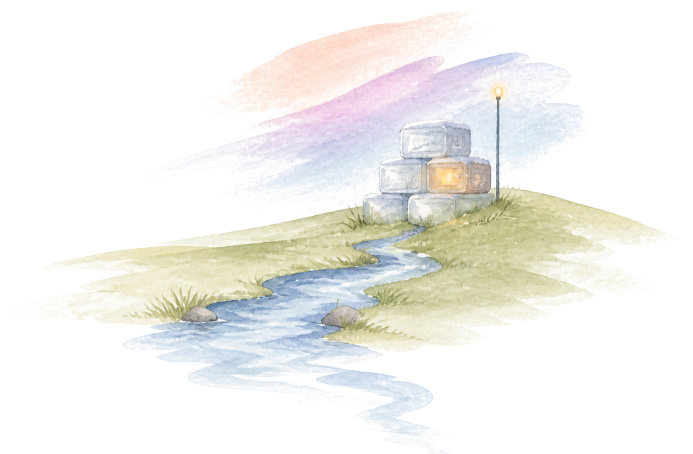
#> input picture site/art-src/wash-field.png, 1385 x 908 px, found by its file name (shown at 1/2 size)
$ python make-field.py
#> lines starting #> are read from the running program, lines starting #| are printed output that depends on the picture
"""Bake the hero field art, split at the fold.

Same painting as art-src/wash-field.png, but the loose pink/violet streaks that
used to stand in for a sky are dropped -- the hero has a real sky band above it
now, and two skies in one frame read as a mistake.

The result is cut into two pieces at SPLIT: `field-scene` ends flush with the
bottom of the hero and `field-tail` opens the section below it. Both are placed
with the same width and right offset, so the river carries across the fold as
one continuous stroke instead of two that nearly line up.

Output is straight RGBA so the art floats on the page instead of sitting in a
white box.
"""

import numpy as np
from PIL import Image

SRC = "/Users/jimmyverburgt/Developer/personal/puck/site/art-src/wash-field.png"
OUT_DIR = "/Users/jimmyverburgt/Developer/personal/puck/site/public/art/"

CROP = (0, 150, 1385, 908)
HAZE_TOP, HAZE_END = 0.04, 0.56   # fraction of the cropped height
SPLIT = 620                        # row where the hero ends; river is mid-stroke here

src = Image.open(SRC).convert("RGB").crop(CROP)
W, H = src.size
#> W = 1385; H = 758
rgb = np.asarray(src, dtype=np.float32) / 255.0

paper = rgb.min(axis=2)
ink = 1.0 - paper
pig = np.zeros_like(rgb)
for c in range(3):
    pig[..., c] = np.where(ink > 1e-4, (rgb[..., c] - paper) / np.maximum(ink, 1e-4), 0.0)
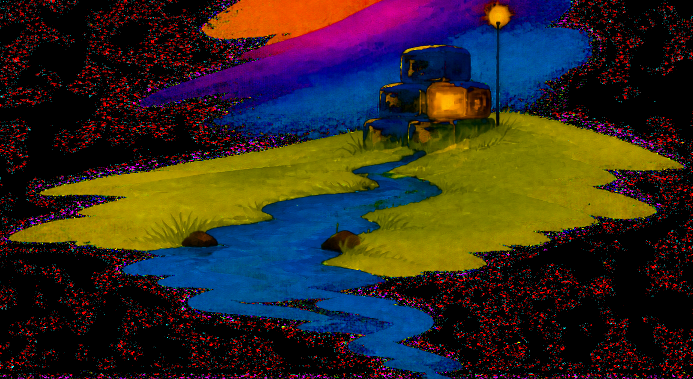
#> pig: shape (758, 1385, 3) float32 (shown at 1/2 size); mean R, G, B 0.193, 0.163, 0.132

xs = np.linspace(0.0, 1.0, W, dtype=np.float32)[None, :]
ys = np.linspace(0.0, 1.0, H, dtype=np.float32)[:, None]
#> ys = 758 values from 0 to 1


def smoothstep(a, b, t):
#> called with a = 0.26, b = 0.48
    t = np.clip((t - a) / (b - a), 0.0, 1.0)
    return t * t * (3.0 - 2.0 * t)


alpha = ink.copy()

# Knock the backdrop streaks back to nothing. Drawn objects up there -- the lamp
# post and its bulb -- carry far more pigment than a wash does, so density
# protects them without cutting a rectangle out of the fade.
drawn = smoothstep(0.26, 0.48, ink)
# The lamp's halo is warm but thin, so density alone would erase it. It is the
# only warm thing on the right of the sheet, which is enough to single it out.
glow = np.clip((rgb[..., 0] - rgb[..., 2]) * 5.0, 0.0, 1.0) * smoothstep(0.60, 0.66, np.repeat(xs, H, axis=0))
drawn = np.maximum(drawn, glow)
haze = smoothstep(HAZE_TOP, HAZE_END, np.repeat(ys, W, axis=1))
alpha = alpha * np.maximum(haze, drawn)
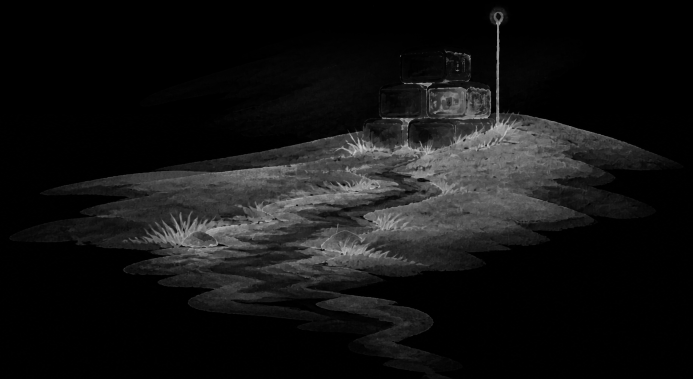
#> alpha: shape (758, 1385) float32 (shown at 1/2 size); min 0, max 0.82, mean 0.0784
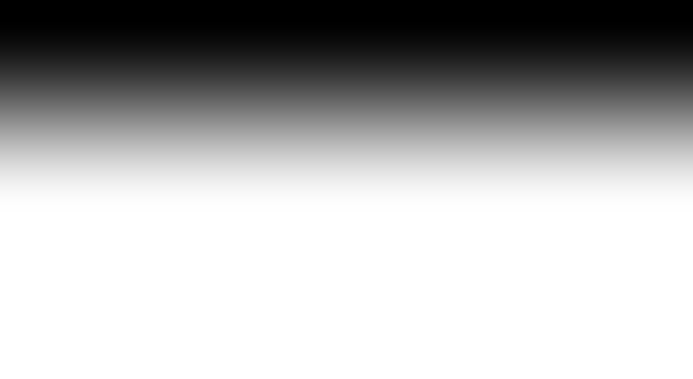
#> haze: shape (758, 1385) float32 (shown at 1/2 size); min 0, max 1, mean 0.7

# What haze survives should read as cool distance, not leftover sunset.
warm = smoothstep(0.30, 0.02, np.repeat(ys, W, axis=1))[..., None] * (1.0 - drawn[..., None])
cool = np.array([0.42, 0.56, 0.72], dtype=np.float32)
pig = pig * (1 - warm * 0.75) + cool * (warm * 0.75)

# Let the river dissolve off the very bottom instead of stopping at the edge.
# Only the tail gets this -- the scene has to butt up against the fold cleanly.
alpha = alpha * smoothstep(1.0, 0.86, np.repeat(ys, W, axis=1))
#> in smoothstep (call 5), `return t * t * (3.0 - 2.0 * t)`:
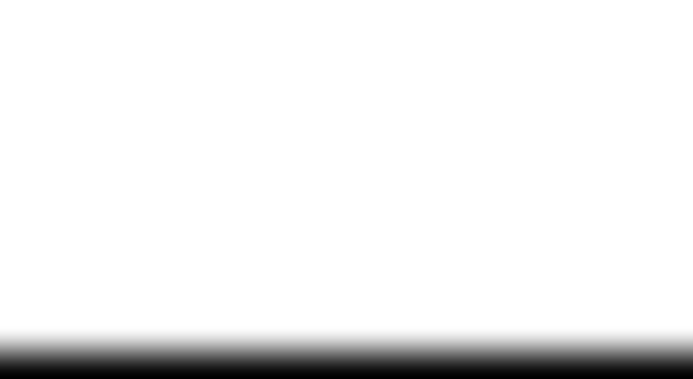
#> returned value: shape (758, 1385) float32 (shown at 1/2 size); min 0, max 1, mean 0.929

# Snap near-zero pigment to fully clear paper: invisible on a white page, and it
# lets the large empty regions compress instead of carrying alpha noise.
alpha = np.where(alpha < 0.035, 0.0, alpha)

out = np.zeros((H, W, 4), dtype=np.uint8)
out[..., :3] = np.clip(pig * 255.0 + 0.5, 0, 255).astype(np.uint8)
out[..., 3] = np.clip(alpha * 255.0 + 0.5, 0, 255).astype(np.uint8)
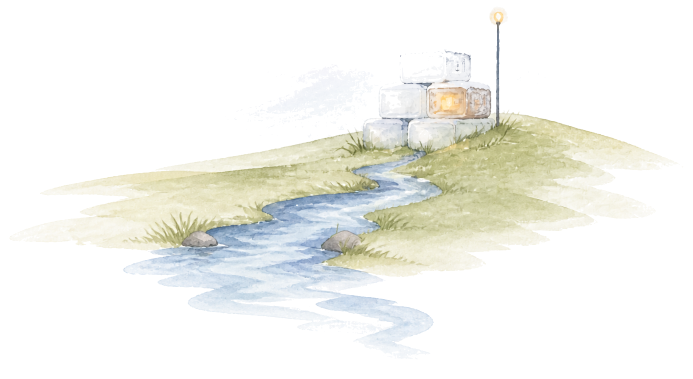
#> out: shape (758, 1385, 4) (shown at 1/2 size); mean R, G, B, A 55, 56.1, 49.5, 19.1; transparent parts drawn white
img = Image.fromarray(out, "RGBA")

for name, box in (("field-scene", (0, 0, W, SPLIT)), ("field-tail", (0, SPLIT, W, H))):
    piece = img.crop(box)
    piece.save(OUT_DIR + name + ".webp", quality=82, method=6)
    print("wrote", name, piece.size)
#> this loop made 2 passes
#> pass 1, `piece = img.crop(box)`:
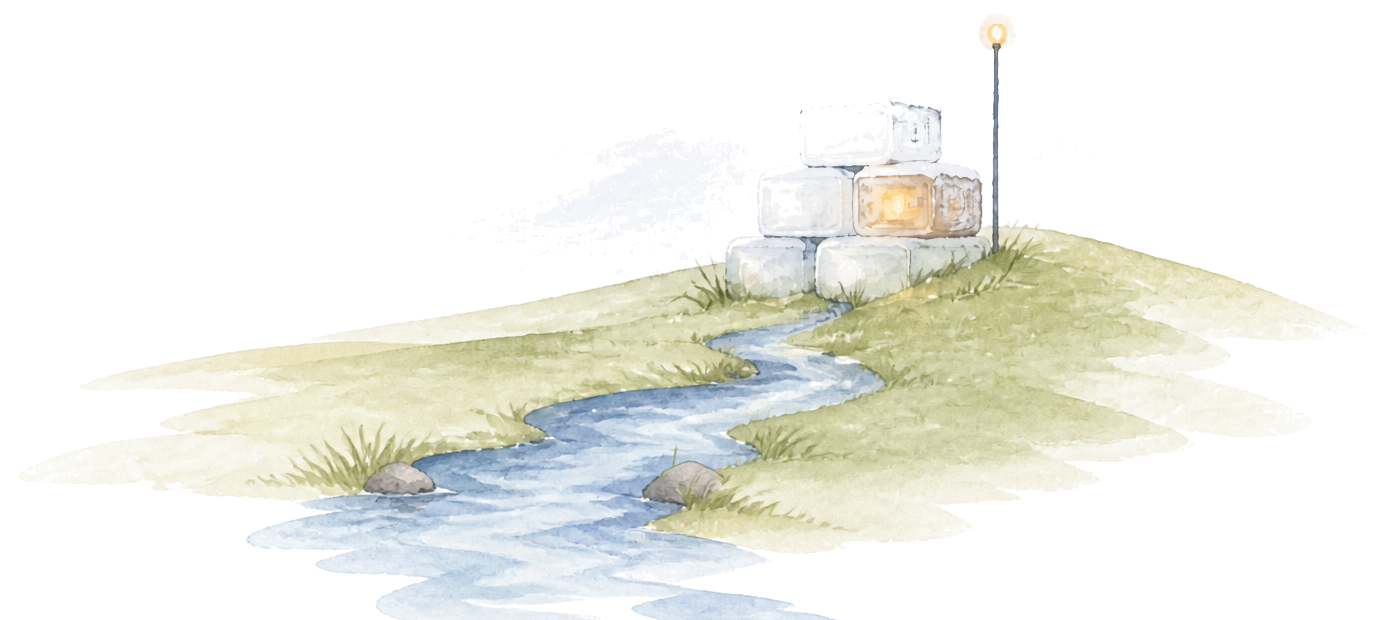
#> piece: PIL image 1385x620 RGBA; mean R, G, B, A 63.2, 65.8, 55.4, 23; transparent parts drawn white
#> pass 2, `piece = img.crop(box)`:
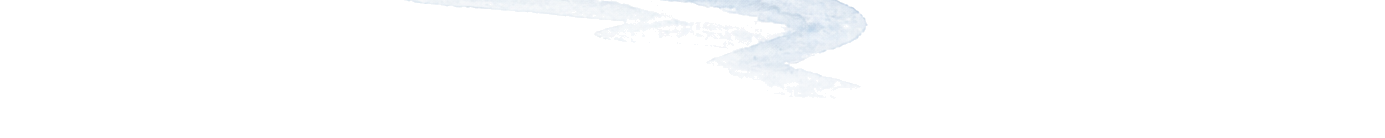
#> piece: PIL image 1385x138 RGBA; mean R, G, B, A 18.3, 12.7, 23.2, 1.5; transparent parts drawn white

$ run again, with site/art-src/hero-watercolor-sky.png copied over site/art-src/wash-field.png
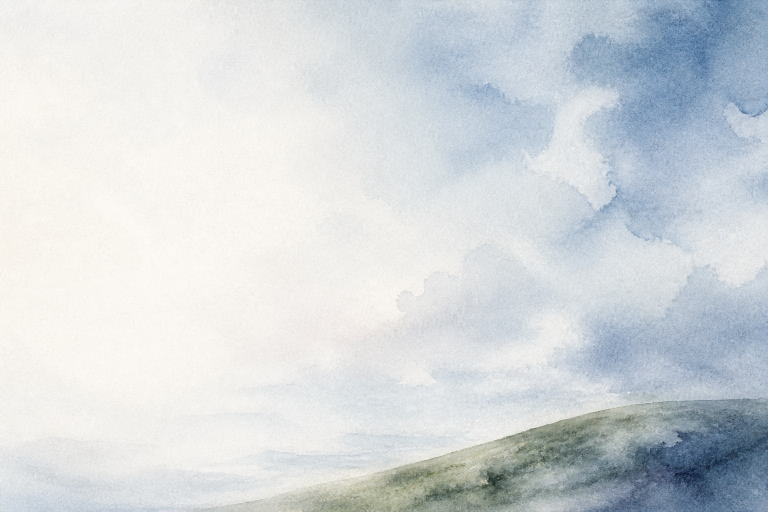
#> input picture site/art-src/hero-watercolor-sky.png, 1536 x 1024 px, found by its file name (shown at 1/2 size)
#> after the loop `for c in range(3):`:
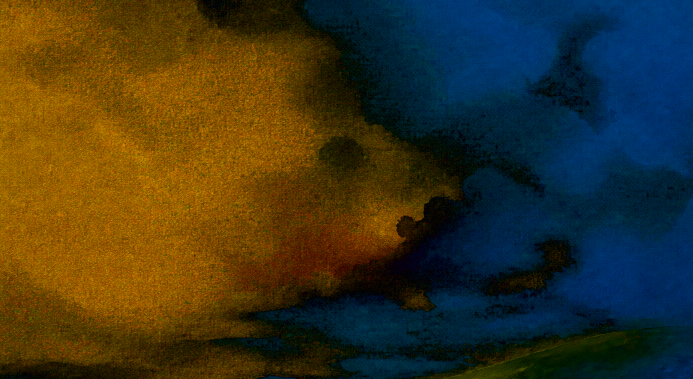
#> pig: shape (758, 1385, 3) float32 (shown at 1/2 size); mean R, G, B 0.225, 0.206, 0.115
#> the loop `for name, box in (("field-scene", (0, 0, W, SPLIT)), ("field-tail", (0..` made 2 passes
#> pass 2, `piece = img.crop(box)`:
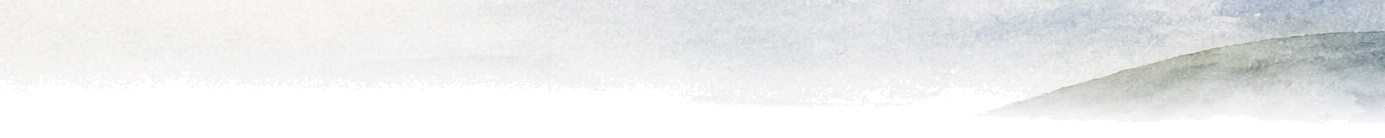
#> piece: PIL image 1385x138 RGBA; mean R, G, B, A 30.8, 36.6, 20.1, 20.8; transparent parts drawn white

$ run again, with site/art-src/hero-watercolor-spot-tight.png copied over site/art-src/wash-field.png
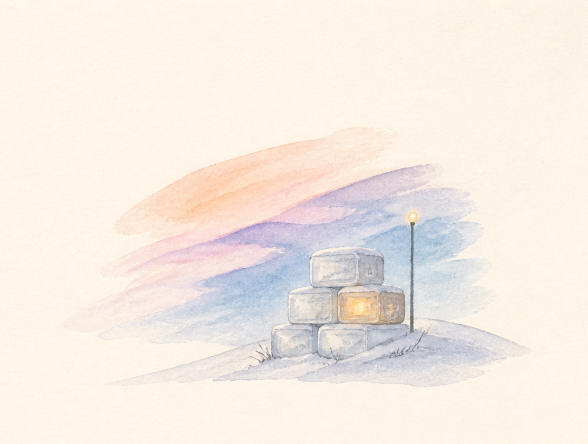
#> input picture site/art-src/hero-watercolor-spot-tight.png, 1175 x 887 px, found by its file name (shown at 1/2 size)
#> after the loop `for c in range(3):`:
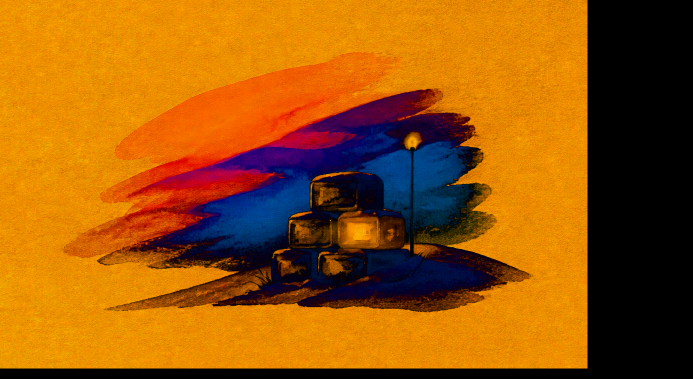
#> pig: shape (758, 1385, 3) float32 (shown at 1/2 size); mean R, G, B 0.606, 0.345, 0.0385
#> the loop `for name, box in (("field-scene", (0, 0, W, SPLIT)), ("field-tail", (0..` made 2 passes
#> pass 2, `piece = img.crop(box)`:
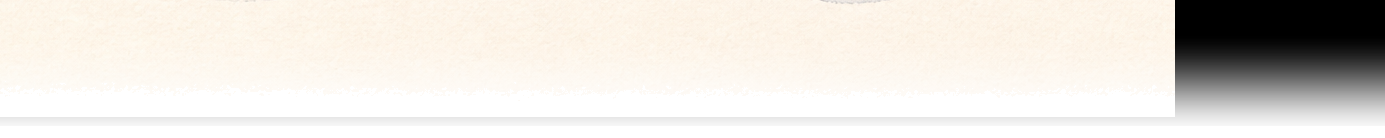
#> piece: PIL image 1385x138 RGBA; mean R, G, B, A 169.9, 102.9, 0, 35.4; transparent parts drawn white
